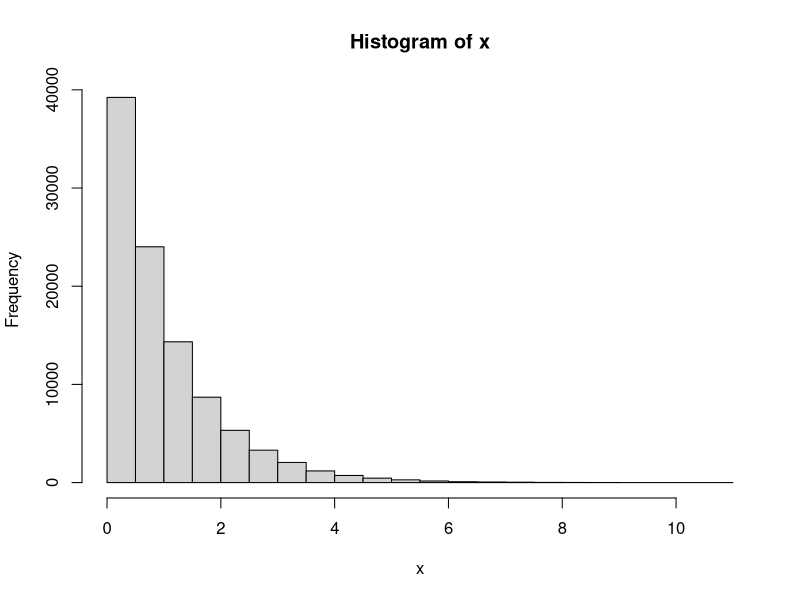
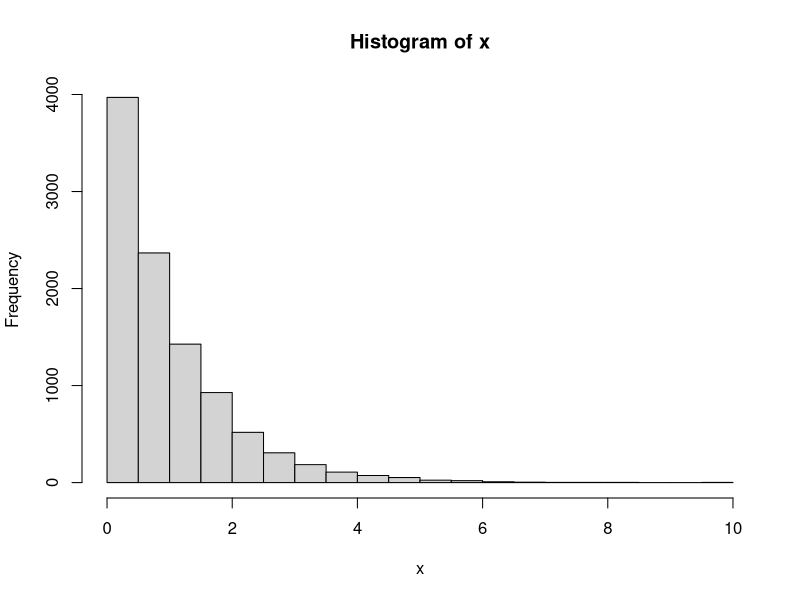
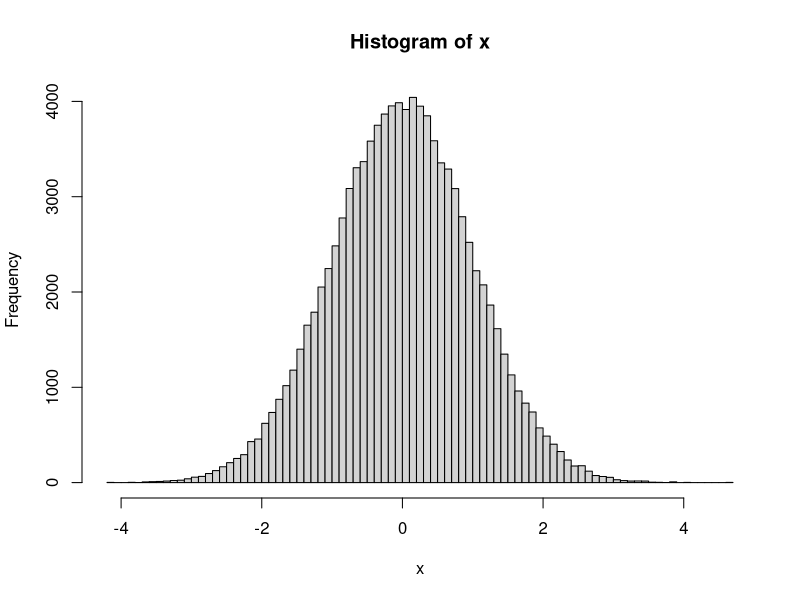

Recreate these plots in R, in order. (Note: this script raises an error after producing the figures.)
#MC example----
x = rnorm(1e7)
mean(x)
mean(x^2)
mean(x^3)
mean(x^4)
#sampling from exp(beta)------
u = runif(1e5)
beta=1
x = -beta*log(u)
options(warn=-1)
hist(x,nclss=1000) #when you use histogram, please use more than 100 bins!
### OW the professor will take off your point!!!



#HW1. generate 10000 rs from gamma5,1-------
x=NULL
beta=1;n=5
for(i in 1:10000){
  u = runif(n)
  x[i]=-beta*log(cumprod(u))
}
hist(x,nclss=1000)

#rejection sample for generating normal------
#enough sample 을 만족할때까지 뽑아야 하므로 while loop을 이용한다.
n = 1e5
x = rep(NA,n)
index=1

while(index<=n){
  y=rexp(1)#generate sample from exp(1)
  r=exp(-(y-1)^2/2) #this is our ratio r
  u=runif(1) # unif for evaluation
  
  if(u < r){
    u2 = runif(1)#unif2 for making negative value
    if(u2<0.5) x[index] = -y
    else x[index] = y
    index = index + 1 #going next step
  }
}
hist(x,nclass=100)

# HW2.posterior만들기----
n = 1e5
lambda = rep(NA,n)
data=c(8,3,4,3,1,7,2,6,2,7)
index=1

#precalculate because it is fixed value
denorm=cumprod(dpois(x=data,lambda = mean(data)))
while(index<=n){
  #step1
  lambda_candi = exp(rnorm(mean = log(4),sd = (0.5)))
  
  #step2
  # r = (cumprod(dpois(x=data,lambda = lambda_candi))
  #   /cumprod(dpois(x=data,lambda = mean(data))))
  r = (cumprod(dpois(x=data,lambda = lambda_candi))
       /denorm)
  
  #step3
  u=runif(1) # unif for evaluation
  
  #step4
  if(u < r){
    lambda[index] = lambda_candi #accept
    index = index + 1 #going next step
  }
}
hist(lambda,nclass=100)
